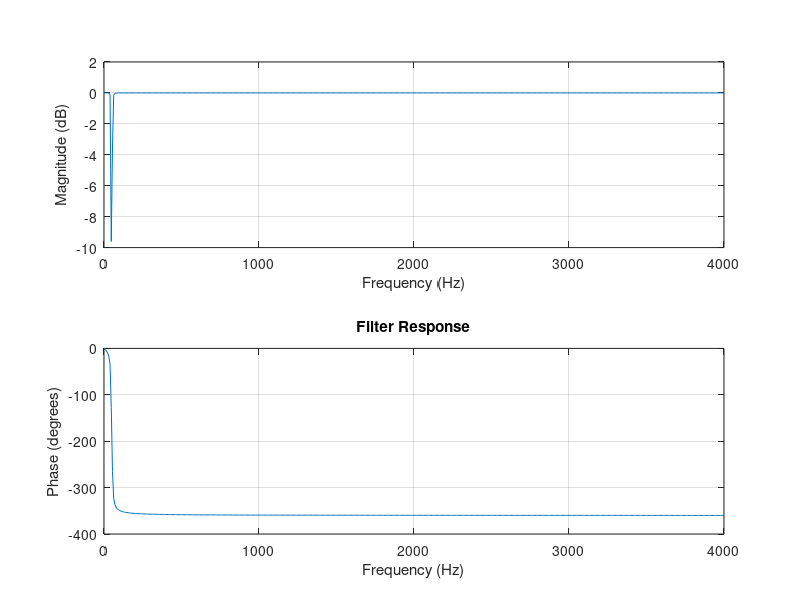
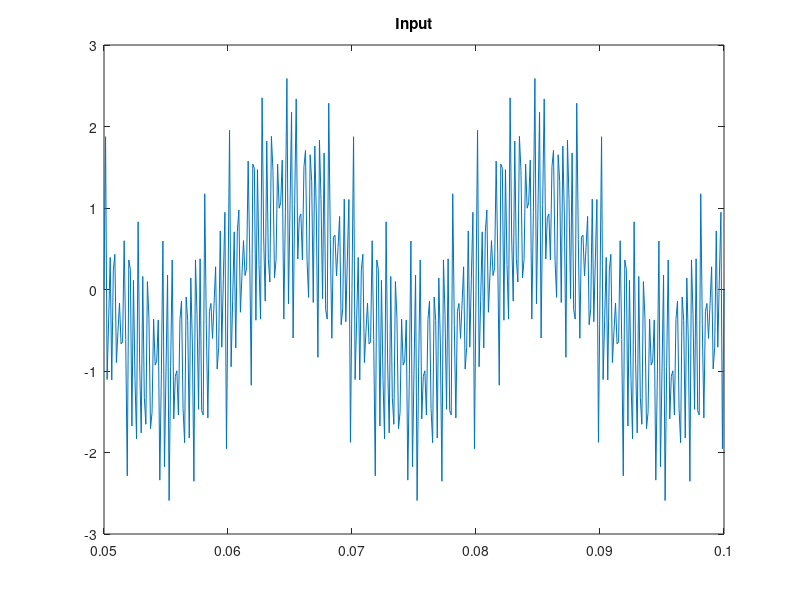
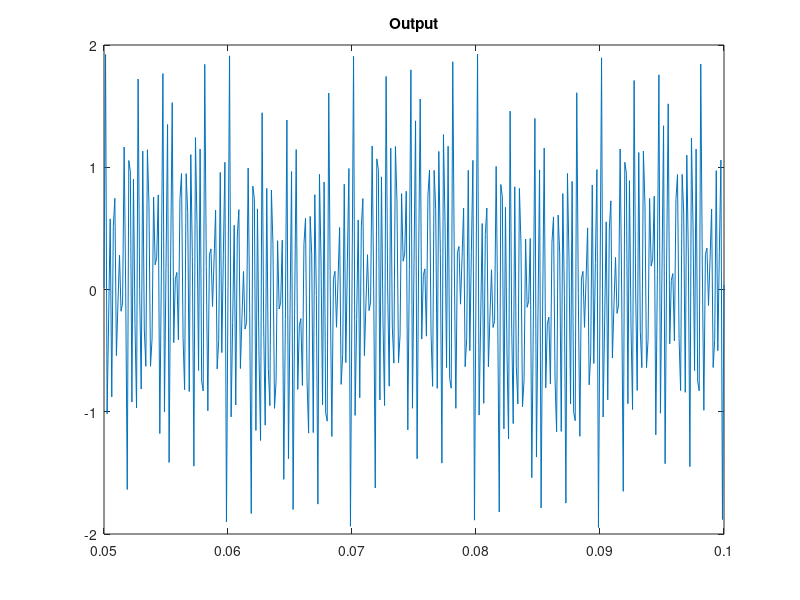

These charts were generated, in order, by the following MATLAB code:
Fsamp=8000;

A=[.4 .3 .5 1];F=[1500;2000;3000;2600];
t=1/Fsamp:1/Fsamp:.1;
X=A*sin(2*pi*F*t);
Y=X+sin(2*pi*50*t);

Wp = [45 55]/(Fsamp/2); Ws = [40 60]/(Fsamp/2);
Rp = 3; Rs = 40;
[n,Wn] = buttord(Wp,Ws,Rp,Rs);
[b,a] = butter(2,Wn,'stop');
freqz(b,a,512,Fsamp)
title('Filter Response')
out=filter(b,a,Y);
figure
plot(t(400:800),Y(400:800));title('Input')
figure
plot(t(400:800),out(400:800));title('Output')